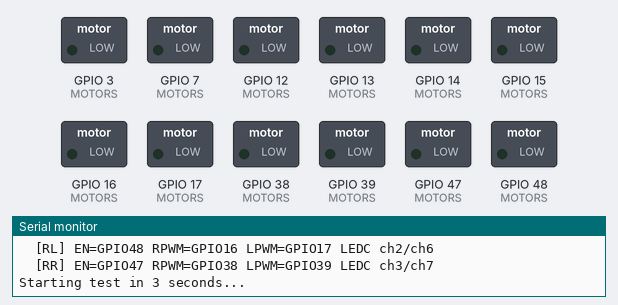
Recording of a program running on a simulated ESP32-S3. Shown: switched loads named in the program (green lamp = pin HIGH), the last lines printed to the serial monitor.

Above: at 1.1 s.
At 4.1 s:
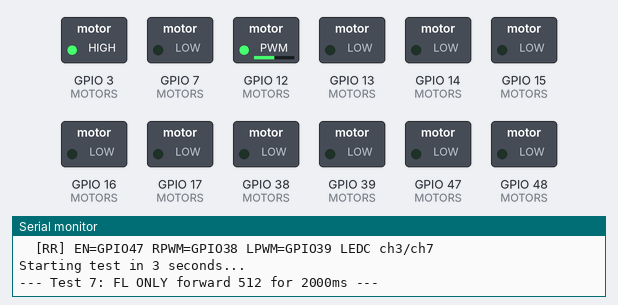
At 11.6 s:
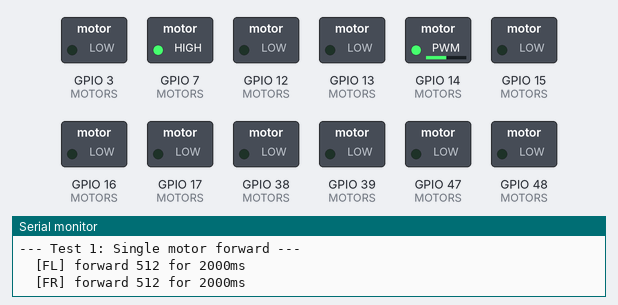
At 19.1 s:
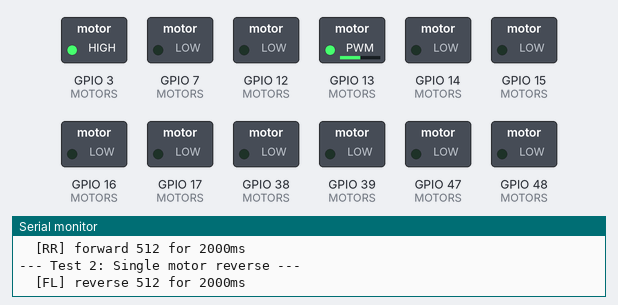
At 26.6 s:
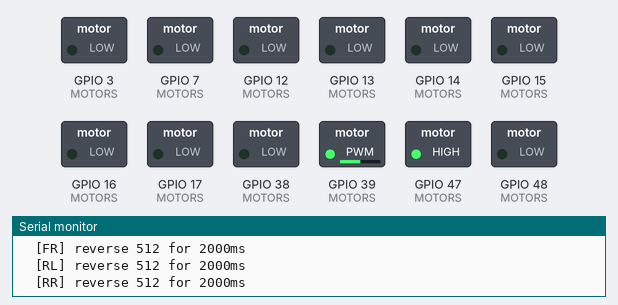
At 34.1 s:
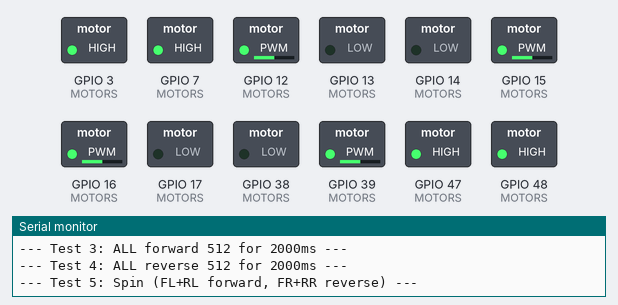
Timing chart, 0 to 40.0 s (numbered marks = the images above):
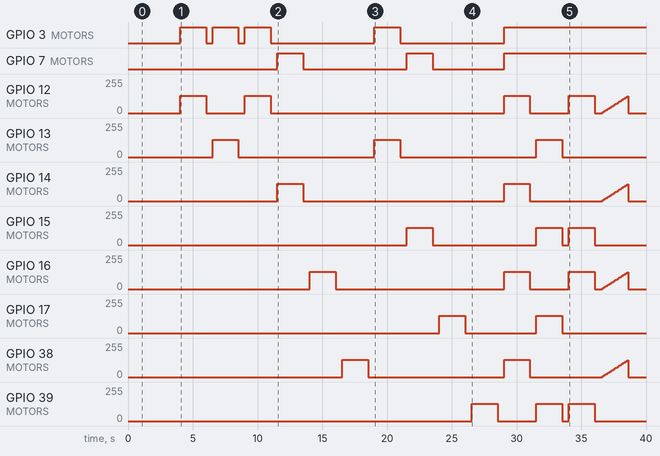

Measured:
- by itself, GPIO 3 (MOTORS): LOW → HIGH at 4.0 s, → LOW 2.0 s later, → HIGH 0.50 s later, → LOW 2.0 s later, … (9 changes in this stretch)
- by itself, GPIO 7 (MOTORS): goes HIGH 2.0 s, LOW 8.0 s, HIGH 2.0 s, LOW 5.5 s, then HIGH
- by itself, GPIO 13 (MOTORS): alternates 128/255 for 2.0 s and 0/255 for 10.5 s
- by itself, GPIO 15 (MOTORS): goes 128/255 2.0 s, 0/255 8.0 s, 128/255 2.0 s, 0/255 0.50 s, 128/255 2.0 s, then 0/255
- by itself, GPIO 39 (MOTORS): goes 128/255 2.0 s, 0/255 3.0 s, 128/255 2.0 s, 0/255 0.50 s, 128/255 2.0 s, then 0/255
- by itself, GPIO 47 (MOTORS): goes HIGH 2.0 s, LOW 8.0 s, HIGH 2.0 s, LOW 0.50 s, then HIGH
- by itself, GPIO 48 (MOTORS): goes HIGH 2.0 s, LOW 8.0 s, HIGH 2.0 s, LOW 3.0 s, then HIGH

The program:

main.cpp
```cpp
// ============================================================
// TEST 4 MOTORS — 4× BTS7960 + 4× JGB37-520
// KHÔNG có sensor, KHÔNG có encoder, KHÔNG có PID
// Chỉ test motor quay forward/reverse theo thứ tự
//
// Wired theo PIN_MAP.md:
//   FL: RPWM=12, LPWM=13, EN=3
//   FR: RPWM=14, LPWM=15, EN=7
//   RL: RPWM=16, LPWM=17, EN=48
//   RR: RPWM=38, LPWM=39, EN=47
//
// ESP32-S3 uses LEDC for PWM (no analogWrite on pins > 33).
// ============================================================

#include <Arduino.h>
#include <driver/ledc.h>

// ---- Pin definitions ----
struct MotorPins {
    uint8_t rpwm;
    uint8_t lpwm;
    uint8_t en;
};

const MotorPins MOTORS[4] = {
    { 12, 13,  3 },   // FL
    { 14, 15,  7 },   // FR
    { 16, 17, 48 },   // RL
    { 38, 39, 47 },   // RR
};

const char* NAMES[4] = { "FL", "FR", "RL", "RR" };

// ---- LEDC PWM config ----
#define PWM_FREQ    20000   // 20 kHz
#define PWM_RES     10      // 10-bit: 0-1023
#define MAX_DUTY    512     // 50% duty — safe for bench test
#define PWM_CHANNEL_RPWM_BASE  0  // FL=0, FR=1, RL=2, RR=3
#define PWM_CHANNEL_LPWM_BASE  4  // FL=4, FR=5, RL=6, RR=7

// ---- LEDC helpers ----
void ledcSetupChannel(int motor_id) {
    // RPWM channel
    ledc_channel_config_t ch_r = {};
    ch_r.gpio_num   = MOTORS[motor_id].rpwm;
    ch_r.speed_mode = LEDC_LOW_SPEED_MODE;
    ch_r.channel    = (ledc_channel_t)(PWM_CHANNEL_RPWM_BASE + motor_id);
    ch_r.timer_sel  = LEDC_TIMER_0;
    ch_r.intr_type  = LEDC_INTR_DISABLE;
    ch_r.duty       = 0;
    ch_r.hpoint     = 0;
    ledc_channel_config(&ch_r);

    // LPWM channel
    ledc_channel_config_t ch_l = {};
    ch_l.gpio_num   = MOTORS[motor_id].lpwm;
    ch_l.speed_mode = LEDC_LOW_SPEED_MODE;
    ch_l.channel    = (ledc_channel_t)(PWM_CHANNEL_LPWM_BASE + motor_id);
    ch_l.timer_sel  = LEDC_TIMER_0;
    ch_l.intr_type  = LEDC_INTR_DISABLE;
    ch_l.duty       = 0;
    ch_l.hpoint     = 0;
    ledc_channel_config(&ch_l);
}

void setRPWM(int motor_id, int duty) {
    ledc_set_duty(LEDC_LOW_SPEED_MODE, (ledc_channel_t)(PWM_CHANNEL_RPWM_BASE + motor_id), duty);
    ledc_update_duty(LEDC_LOW_SPEED_MODE, (ledc_channel_t)(PWM_CHANNEL_RPWM_BASE + motor_id));
}

void setLPWM(int motor_id, int duty) {
    ledc_set_duty(LEDC_LOW_SPEED_MODE, (ledc_channel_t)(PWM_CHANNEL_LPWM_BASE + motor_id), duty);
    ledc_update_duty(LEDC_LOW_SPEED_MODE, (ledc_channel_t)(PWM_CHANNEL_LPWM_BASE + motor_id));
}

// ---- Motor control ----
void motorEnable(int id) {
    digitalWrite(MOTORS[id].en, HIGH);
}

void motorDisable(int id) {
    digitalWrite(MOTORS[id].en, LOW);
    setRPWM(id, 0);
    setLPWM(id, 0);
}

void motorForward(int id, int duty) {
    setRPWM(id, duty);
    setLPWM(id, 0);
}

void motorReverse(int id, int duty) {
    setRPWM(id, 0);
    setLPWM(id, duty);
}

void motorStop(int id) {
    setRPWM(id, 0);
    setLPWM(id, 0);
}

void motorBrake(int id) {
    setRPWM(id, 1023);   // 10-bit max = full duty
    setLPWM(id, 1023);
}

// ---- Setup ----
void setup() {
    Serial.begin(115200);
    delay(1000);

    Serial.println();
    Serial.println("========================================");
    Serial.println("  TEST 4 MOTORS — BTS7960 Direct Test");
    Serial.println("  LEDC PWM (20 kHz, 10-bit)");
    Serial.println("  No sensors, no PID, no encoder");
    Serial.println("========================================");

    // Configure LEDC timer once (shared by all 8 channels)
    ledc_timer_config_t timer = {};
    timer.speed_mode      = LEDC_LOW_SPEED_MODE;
    timer.timer_num       = LEDC_TIMER_0;
    timer.freq_hz         = PWM_FREQ;
    timer.duty_resolution = (ledc_timer_bit_t)PWM_RES;
    timer.clk_cfg         = LEDC_AUTO_CLK;
    ledc_timer_config(&timer);

    for (int i = 0; i < 4; i++) {
        // GPIO EN
        pinMode(MOTORS[i].en, OUTPUT);
        digitalWrite(MOTORS[i].en, LOW);

        // LEDC PWM for RPWM and LPWM
        ledcSetupChannel(i);

        Serial.printf("  [%s] EN=GPIO%d RPWM=GPIO%d LPWM=GPIO%d LEDC ch%d/ch%d\n",
            NAMES[i], MOTORS[i].en, MOTORS[i].rpwm, MOTORS[i].lpwm,
            PWM_CHANNEL_RPWM_BASE + i, PWM_CHANNEL_LPWM_BASE + i);
    }

    Serial.println();
    Serial.println("Starting test in 3 seconds...");
    delay(3000);
}

// ---- Test 1: Each motor individually ----
void testSingleMotors(int speed, int duration_ms) {
    Serial.println("\n--- Test 1: Single motor forward ---");
    for (int i = 0; i < 4; i++) {
        Serial.printf("  [%s] forward %d for %dms\n", NAMES[i], speed, duration_ms);
        motorEnable(i);
        motorForward(i, speed);
        delay(duration_ms);
        motorStop(i);
        motorDisable(i);
        delay(500);
    }

    Serial.println("\n--- Test 2: Single motor reverse ---");
    for (int i = 0; i < 4; i++) {
        Serial.printf("  [%s] reverse %d for %dms\n", NAMES[i], speed, duration_ms);
        motorEnable(i);
        motorReverse(i, speed);
        delay(duration_ms);
        motorStop(i);
        motorDisable(i);
        delay(500);
    }
}

// ---- Test 3: All forward ----
void testAllForward(int speed, int duration_ms) {
    Serial.printf("\n--- Test 3: ALL forward %d for %dms ---\n", speed, duration_ms);
    for (int i = 0; i < 4; i++) {
        motorEnable(i);
        motorForward(i, speed);
    }
    delay(duration_ms);
    for (int i = 0; i < 4; i++) motorStop(i);
    delay(500);
}

// ---- Test 4: All reverse ----
void testAllReverse(int speed, int duration_ms) {
    Serial.printf("\n--- Test 4: ALL reverse %d for %dms ---\n", speed, duration_ms);
    for (int i = 0; i < 4; i++) {
        motorEnable(i);
        motorReverse(i, speed);
    }
    delay(duration_ms);
    for (int i = 0; i < 4; i++) motorStop(i);
    delay(500);
}

// ---- Test 5: Spin ----
void testSpin(int speed, int duration_ms) {
    Serial.printf("\n--- Test 5: Spin (FL+RL forward, FR+RR reverse) ---\n");
    motorEnable(0); motorForward(0, speed);
    motorEnable(2); motorForward(2, speed);
    motorEnable(1); motorReverse(1, speed);
    motorEnable(3); motorReverse(3, speed);
    delay(duration_ms);
    for (int i = 0; i < 4; i++) motorStop(i);
    delay(500);
}

// ---- Test 6: Ramp up ----
void testRampUp(int max_speed, int duration_ms) {
    Serial.printf("\n--- Test 6: Ramp up all 4 motors ---\n");
    for (int i = 0; i < 4; i++) motorEnable(i);

    int steps = 20;
    int step_delay = duration_ms / steps;
    for (int duty = 0; duty <= max_speed; duty += (max_speed / steps)) {
        Serial.printf("  PWM: %d\n", duty);
        for (int i = 0; i < 4; i++) motorForward(i, duty);
        delay(step_delay);
    }

    for (int i = 0; i < 4; i++) motorStop(i);
    delay(500);
}

// ---- Test 7: FL only (debug) ----
void testFL(int speed, int duration_ms) {
    Serial.printf("\n--- Test 7: FL ONLY forward %d for %dms ---\n", speed, duration_ms);
    motorEnable(0);
    motorForward(0, speed);
    delay(duration_ms);
    motorStop(0);
    motorDisable(0);
    delay(500);

    Serial.printf("--- Test 7: FL ONLY reverse %d for %dms ---\n", speed, duration_ms);
    motorEnable(0);
    motorReverse(0, speed);
    delay(duration_ms);
    motorStop(0);
    motorDisable(0);
    delay(500);
}

// ---- Main loop ----
void loop() {
    int speed = MAX_DUTY;     // 50% duty — safe for bench test
    int duration = 2000;      // 2 seconds per test

    testFL(speed, duration);
    testSingleMotors(speed, duration);
    testAllForward(speed, duration);
    testAllReverse(speed, duration);
    testSpin(speed, duration);
    testRampUp(speed, duration);

    Serial.println("\n========================================");
    Serial.println("  ALL TESTS COMPLETE — restart in 5s");
    Serial.println("========================================\n");
    delay(5000);
}
```
